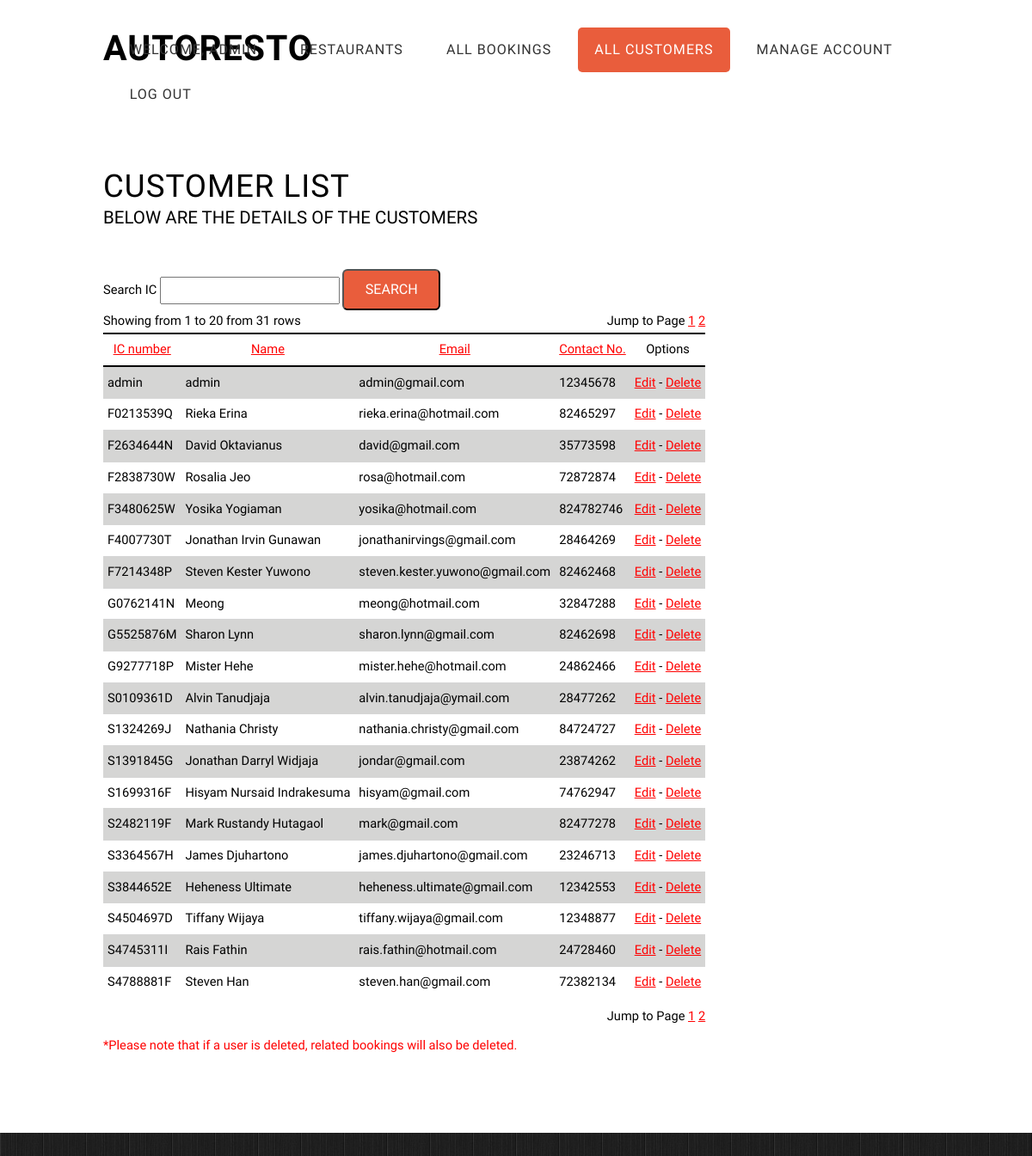
Page /customer_list_admin.php (signed in) on the committed database.
### tables this page shows
CREATE TABLE IF NOT EXISTS `customer` (
  `name` varchar(256) NOT NULL,
  `email` varchar(256) DEFAULT NULL,
  `ic_no` char(20) NOT NULL,
  `contact_no` char(10) DEFAULT NULL,
  `active` tinyint(1) NOT NULL DEFAULT '1',
  `password` varchar(256) DEFAULT NULL,
  `isAdmin` tinyint(1) NOT NULL DEFAULT '0',
  PRIMARY KEY (`ic_no`)
);

### constant.php (called while the page is built, shortened)
<?php
    $rows_each_page = 20;
    $db_location = "localhost";
    $db_name = "autoresto";
    $db_username = "root";
    $db_password = "";
    $customer_name = "name";
    $customer_email = "email";
    $customer_ic_no = "ic_no";
    $customer_contact_no = "contact_no";
    $customer_is_admin = "isAdmin";
?>

### customer.php (called while the page is built, shortened)
<?php
	Class Customer
	{
            private static $dbOperation;
            public function Customer()
            {
                self::$dbOperation = new DBOperation("customer");
            }
            public static function getAllCustomers()
            {
                return self::$dbOperation->getAll();
            }
            public static function isAdmin($ic_no){
                global $customer_ic_no;
                global $empty_string;
                global $customer_is_admin;
                $arrQuery[$customer_ic_no] = $ic_no;
                $rows = self::$dbOperation->get($arrQuery,$empty_string);
                $totalRows = count($rows);
                if ($totalRows == 1){
                    $cust = $rows[0];
                    if($cust[$customer_is_admin] == true){
                        return true;
                    }
                }
                return false;
            }
            public static function getCustomerName($ic_number) {
                global $customer_name;
                global $customer_ic_no;
                $cond = array();
                $cond[$customer_ic_no] = $ic_number;
                $result = self::$dbOperation->get($cond);
                $row = $result[0];
                return $row[$customer_name];
            }
	};
?>

### dboperation.php (called while the page is built, shortened)
<?php
	Class DBOperation
	{
		private $tableName;
		private static $dbHandler;
		public function DBOperation($tableName)
		{
			$this->tableName = $tableName;
			self::$dbHandler = new DBHandler();
		}
                private function commandiseCondition($condition)
                {
                    $conditionCommand = "";
                    foreach ($condition as $key => $value)
                    {
                        $conditionCommand = $conditionCommand.$key." = \"".$value."\"";
                    }
                    return $conditionCommand;
                }
                public function get($conditions,$sortBy = "")
		{
                    $conditionCommand = $this->commandiseCondition($conditions);
                    $query = "SELECT * FROM ".$this->tableName;
                    if ($conditionCommand != "")
                    {
                        $query = $query." WHERE ".$conditionCommand;
                    }
                    return self::$dbHandler->getQuery($query);
		}
		public function getAll()
		{
			$query = "SELECT * FROM ".$this->tableName;
			return self::$dbHandler->getQuery($query);
		}
	};
?>

### dbhandler.php (called while the page is built, shortened)
<?php
    Class DBHandler
    {
        private $con;
        public function DBHandler()
	{
            global $db_location;
            global $db_name;
            global $db_password;
            global $db_username;
            $this->con = mysqli_connect($db_location,$db_username,$db_password,$db_name);
	}
	public function getQuery($query)
	{
            $result = mysqli_query($this->con,$query);
            $data = array();
            $i = 0;
            while ($data[$i++] = mysqli_fetch_array($result));
            unset($data[count($data)-1]);
            return $data;
	}
    };
?>

### eventhandler.php (called while the page is built, shortened)
<?php
    Class EventHandler
    {
        public function getCustomerName($ic_number)
        {
            return Customer::getCustomerName($ic_number);
        }
        public function getAllCustomers()
        {
            return Customer::getAllCustomers();
        }
        public function isAdmin($ic_no)
        {
            return Customer::isAdmin($ic_no);
        }
    };
?>

### customer_list_admin.php (the view, shortened to what this page needs)
<html>
<head>
    <?php
    include "htmlHeader.php";
    ?>
</head>
<body class="homepage">
    <?php
        include "headerPage.php";
        ?>
        <div id="page">
            <div class="container">
                <div class="row">
                    <div class="15u">
                        <section>
                            <header>
                                <h2>Customer List</h2>
                                <span class="byline">Below are the details of the customers</span>
                            </header>
                            <?php
                                $page = 0;
                                $customerRows = $eventHandler->getAllCustomers();
                            ?>
                            <form id="filtering" method="post">
                                    Search IC <input name="ic_no" id="customer_ic_no" type="text" value=""/>
                                    <input type="submit" name="search" id="search" class="button" value="Search"/>
                                </form>
                            <div class="page_button"></div>
                            <form name="table">
                                <table>
                                    <tr>
                                        <th><a href="?order_by=ic_no">IC number </a></th>
                                        <th><a href="?order_by=name"> Name </a></th>
                                        <th><a href="?order_by=email"> Email </a></th>
                                        <th><a href="?order_by=contact_no"> Contact No. </a></th>
                                        <th> Options </th>
                                    </tr>
                                    <?php
                                        global $rows_each_page;
                                        global $customer_name;
                                        global $customer_email;
                                        global $customer_ic_no;
                                        global $customer_contact_no;
                                        if (sizeof($customerRows) > 0){
                                            $numPages = ceil(sizeof($customerRows) / $rows_each_page);
                                            $page = min($page,$numPages - 1);
                                            $firstRow = $page * $rows_each_page;
                                            $lastRow = min(($page+1) * $rows_each_page,sizeof($customerRows)) - 1;
                                            for ($i = $firstRow; $i <= $lastRow; ++$i){
                                                $row = $customerRows[$i];
                                            ?>
                                                <tr>
                                                    <td> <?= $row[$customer_ic_no] ?> </td>
                                                    <td> <?= $row[$customer_name] ?> </td>
                                                    <td> <?= $row[$customer_email] ?> </td>
                                                    <td> <?= $row[$customer_contact_no] ?> </td>
                                                    <td>
                                                    <?php
                                                        $customer_ic = $row[$customer_ic_no];
                                                        echo "<a href=\"manage_account.php?ic_no=$customer_ic\">Edit</a> - <a href=\"customer_delete.php?ic_no=$customer_ic\">Delete</a>";
                                                    ?>
                                                    </td>
                                                </tr>
                                            <?php
                                            }
                                        } else {
                                            echo "<tr><td colspan='9'>There are no users to display.</td></tr>";
                                        }
                                    ?>
                                </table>
                            </form>
                            <div class="page_button"></div>
                        </section>
                        <a> *Please note that if a user is deleted, related bookings will also be deleted. </a>
                    </div>
                </div>
            </div>
    </div>
</body>
</html>

### headerPage.php
<div id="header">
        <div class="container">
            <div id="logo">
                <h1><a href="./">AutoResto</a></h1>
            </div>
            <nav id="nav">
                <ul>
                    <li class="name"><a>Welcome,
                    <?php
                        echo $eventHandler->getCustomerName($ic_number);
                    ?>
                        </a></li>
                    <li class="index"><a href="./">Restaurants</a></li>
                    <?php
                        if ($isAdmin) {
                            echo "<li class=\"booking_list\"><a href=\"booking_list_admin.php\">All Bookings</a></li>";
                            echo "<li class=\"all_customers\"><a href=\"customer_list_admin.php\">All Customers</a></li>";
                        }
                        else {
                            echo "<li class=\"booking_list\"><a href=\"booking_list.php\">My Bookings</a></li>";
                        }
                    ?>
                    <li class="manage_account"><a href="manage_account.php">Manage Account</a></li>
                    <li class="logout"><a href="login.php">Log Out</a></li>
                </ul>
            </nav>
        </div>
</div>

### css/custom.css (style rules this page uses)
.page_button { float:right; }

### css/style.css (style rules this page uses)
body { background: #202020 url(images/img01.jpg) repeat; }
body,input,textarea,select { font-family: 'Roboto Condensed', sans-serif; font-weight: 300; font-size: 11pt; line-height: 1.75em; }
h1,h2,h3,h4,h5,h6 { letter-spacing: 1px; text-transform: uppercase; font-weight: 300; }
h1 a, h2 a, h3 a, h4 a, h5 a, h6 a { color: inherit; text-decoration: none; }
a { color: #ff0000; }
p, ul, ol, dl, table { margin-bottom: 1em; }
header { margin-bottom: 2em; line-height: 1.7em; }
header h2 { font-size: 2.5em; }
header .byline { display: block; margin: 0.5em 0 0 0; padding: 0 0 0.5em 0; text-transform: uppercase; font-size: 1.4em; }
table { border-collapse: separate; border-spacing: 0; margin: 0 0 10px; padding: 0; width: 100%; }
td, th { padding: 5px; display: table-cell; vertical-align: inherit; border-top: 1px solid #d5d5d5; }
th { border-bottom: 2px solid black; border-top: 2px solid black; }
tr:nth-child(even) { background-color: #d5d5d4; }
section, article { margin-bottom: 3em; }
.button { position: relative; display: inline-block; margin-top: 0.5em; padding: 0.50em 1.5em; background: #e95d3c; border-radius: 6px; text-decoration: none; text-transform: uppercase; font-size: 1.1em; color: #FFF; -moz-transition: color 0.35s ease-in-out, background-color 0.35s ease-in-out; -webkit-transition: color 0.35s ease-in-out, background-color 0.35s ease-in-out; -o-transition: color 0.35s ease-in-out, background-color 0.35s ease-in-out; -ms-transition: color 0.35s ease-in-out, background-color 0.35s ease-in-out; transition: color 0.35s ease-in-out, background-color 0.35s ease-in-out; cursor: pointer; }
#header { position: relative; background: #FFF; }
#header .container { position: relative; padding: 4em 0em; }
#logo { position: absolute; left: 0em; top: 3em; }
#logo a { display: block; text-decoration: none; font-size: 2.8em; font-weight: 600; }
#nav { position: absolute; right: 0em; top: 2.2em; }
#nav > ul > li { float: left; }
#nav > ul > li:last-child { padding-right: 0; }
#nav > ul > li > a, #nav > ul > li > span { display: block; margin-left: 0.7em; padding: 0.80em 1.2em; letter-spacing: 0.06em; text-decoration: none; text-transform: uppercase; font-size: 1.1em; outline: 0; color: #333; }
#nav li.active a { background: #e95d3c; border-radius: 5px; color: #FFF; }
#page { position: relative; background: #fff; }

### css/style-desktop.css (style rules this page uses)
body,input,textarea,select { font-size: 11pt; }
#page { padding: 2em 0em 6em 0em; }
.homepage #page { padding: 6em 0em; }

### rows in the picture
customer: name "ADMIN", ic_no "admin", name "admin", email "admin@gmail.com", contact_no "12345678"
customer: ic_no "F0213539Q", name "Rieka Erina", email "rieka.erina@hotmail.com", contact_no "82465297"
customer: ic_no "F2634644N", name "David Oktavianus", email "david@gmail.com", contact_no "35773598"
customer: ic_no "F2838730W", name "Rosalia Jeo", email "rosa@hotmail.com", contact_no "72872874"
customer: ic_no "F3480625W", name "Yosika Yogiaman", email "yosika@hotmail.com", contact_no "824782746"
customer: ic_no "F4007730T", name "Jonathan Irvin Gunawan", email "jonathanirvings@gmail.com", contact_no "28464269"
customer: ic_no "F7214348P", name "Steven Kester Yuwono", email "steven.kester.yuwono@gmail.com", contact_no "82462468"
customer: ic_no "G0762141N", name "Meong", email "meong@hotmail.com", contact_no "32847288"
customer: ic_no "G5525876M", name "Sharon Lynn", email "sharon.lynn@gmail.com", contact_no "82462698"
customer: ic_no "G9277718P", name "Mister Hehe", email "mister.hehe@hotmail.com", contact_no "24862466"
customer: ic_no "S0109361D", name "Alvin Tanudjaja", email "alvin.tanudjaja@ymail.com", contact_no "28477262"
customer: ic_no "S1324269J", name "Nathania Christy", email "nathania.christy@gmail.com", contact_no "84724727"
customer: ic_no "S1391845G", name "Jonathan Darryl Widjaja", email "jondar@gmail.com", contact_no "23874262"
customer: ic_no "S1699316F", name "Hisyam Nursaid Indrakesuma", email "hisyam@gmail.com", contact_no "74762947"
customer: ic_no "S2482119F", name "Mark Rustandy Hutagaol", email "mark@gmail.com", contact_no "82477278"
customer: ic_no "S3364567H", name "James Djuhartono", email "james.djuhartono@gmail.com", contact_no "23246713"
customer: ic_no "S3844652E", name "Heheness Ultimate", email "heheness.ultimate@gmail.com", contact_no "12342553"
customer: ic_no "S4504697D", name "Tiffany Wijaya", email "tiffany.wijaya@gmail.com", contact_no "12348877"
customer: ic_no "S4745311I", name "Rais Fathin", email "rais.fathin@hotmail.com", contact_no "24728460"
customer: ic_no "S4788881F", name "Steven Han", email "steven.han@gmail.com", contact_no "72382134"
